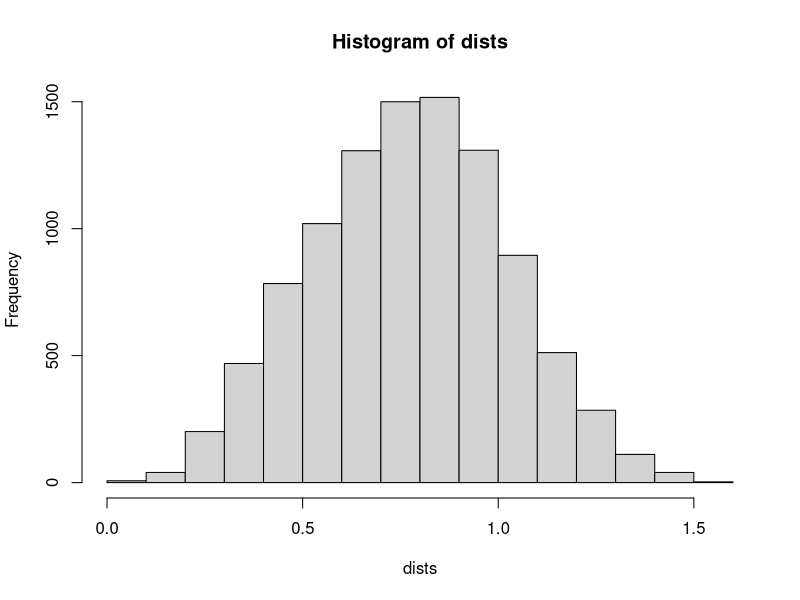

The R script that drew this image:
dists<-c() 
for (i in 1:10000) {   
   P1<-runif(4)   
   P2<-runif(4)   
   dist<-sqrt(sum((P1-P2)^2))   
   dists<-c(dists, dist) 
} 
mean.dist<-mean(dists) 
sd.dist<-sd(dists) 
cat(mean.dist,sd.dist,"\n") 
hist(dists)
